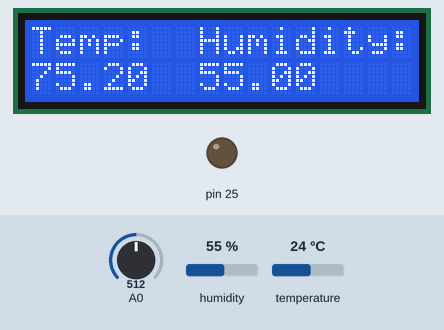
The sketch below on a simulated Arduino Mega 2560, built with avr-gcc and run on an emulated ATmega2560. Shown: 16×2 character LCD, output pins drawn as LEDs (lit = HIGH). Inputs (shaded band) come from the test bench; at power-on: humidity 55 %, temperature 24 °C, A0 = 512. What the sketch prints to the serial monitor is not drawn.

Above: at 1.2 s.
1.3 s: humidity set to 22 %
At 2.4 s:
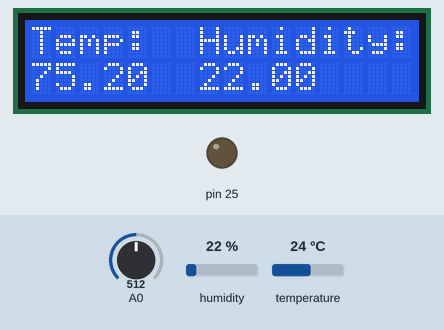
3.6 s: temperature set to 12 °C
At 4.8 s:
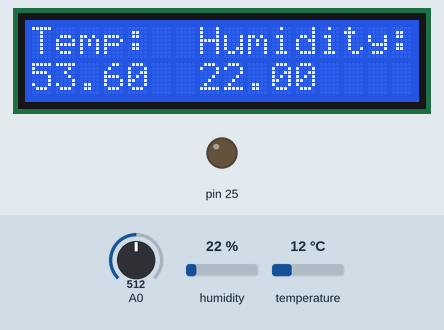
5.6 s: humidity set to 40 %
At 7.2 s:
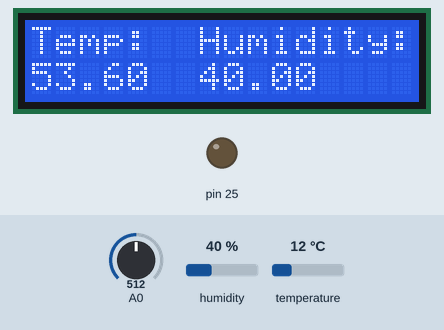
7.6 s: temperature set to 19 °C
At 9.5 s:
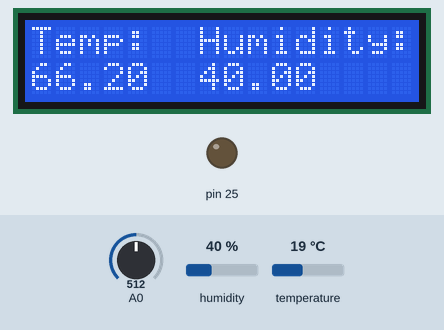
Timing chart, 0 to 10.6 s (numbered marks = the images above; inputs shaded):
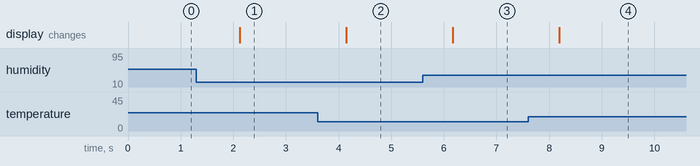

Measured:
- after the input at 1.3 s, the display: changes after 0.82 s (image 1)
- after the input at 3.6 s, the display: changes after 0.54 s (image 2)
- after the input at 5.6 s, the display: changes after 0.57 s (image 3)
- after the input at 7.6 s, the display: changes after 0.59 s (image 4)

The sketch:

lcd_screen_and_water_sense.ino
```cpp
#include <Adafruit_Sensor.h>

#include <LiquidCrystal.h>

#include <DHT.h>
#include <DHT_U.h>
#define DHTPIN 23
#define DHTTYPE DHT11
#define RDA 0x80
#define TBE 0x20
LiquidCrystal lcd(2, 3, 9, 10, 11, 12);
DHT dht(DHTPIN, DHTTYPE);

volatile unsigned char *myTCCR1A = (unsigned char *) 0x80;
volatile unsigned char *myTCCR1B = (unsigned char *) 0x81;
volatile unsigned char *myTCCR1C = (unsigned char *) 0x82;
volatile unsigned char *myTIMSK1 = (unsigned char *) 0x6F;
volatile unsigned int  *myTCNT1  = (unsigned  int *) 0x84;
volatile unsigned char *myTIFR1 =  (unsigned char *) 0x36;
volatile unsigned char *myUCSR0A = (unsigned char *)0x00C0;
volatile unsigned char *myUCSR0B = (unsigned char *)0x00C1;
volatile unsigned char *myUCSR0C = (unsigned char *)0x00C2;
volatile unsigned int  *myUBRR0  = (unsigned int *) 0x00C4;
volatile unsigned char *myUDR0   = (unsigned char *)0x00C6;

volatile unsigned char* my_ADMUX = (unsigned char*) 0x7C;
volatile unsigned char* my_ADCSRB = (unsigned char*) 0x7B;
volatile unsigned char* my_ADCSRA = (unsigned char*) 0x7A;
volatile unsigned int* my_ADC_DATA = (unsigned int*) 0x78;
volatile unsigned char* ddr_a = (unsigned char*) 0x21;
volatile unsigned char* port_a = (unsigned char*) 0x22;
void setup() {
  // put your setup code here, to run once:
 //
  U0init(9600);
  adc_init();
  lcd.begin(16, 2);
  dht.begin();
 // Serial.begin(9600);

  lcd.print("Temp:  Humidity:");
  //read pin a15 as adc signal input
  // set pin d25 as output, used for turning off or on
  //write d25 to low
  *ddr_a |= 0x8;
  *port_a &= 0x0;
  //ddr digital 25 or= to output
  //port digital 25 = 0
}

void loop() {
   my_delay(500);
  // put your main code here, to run repeatedly:
  //lcd.print("Temp:  Humidity:");

  //water sensor on

   //call adc func (send it analog port a15);
  //water sensor off
  //*port_a &= 0x0;
  lcd.setCursor(0, 1);

  float h = dht.readHumidity();
  float f = dht.readTemperature(true);
   if (isnan(h) || isnan(f)) {
    lcd.print("ERROR");
    return;
  }
   lcd.print(f);
  lcd.setCursor(7,1);
  lcd.print(h);
  water_sense();
}
void water_sense(){
//*port_a &= 0x8;
  my_delay(100);
  unsigned int adc_reading = adc_read(0);

 // Serial.print("ADC TEST: ");
 // print_int((adc_reading*5)/90);
  //print_int((((adc_reading*5)/1023)*284)-127);
  print_int (adc_reading);

}
void U0init(int U0baud)
{
 unsigned long FCPU = 16000000;
 unsigned int tbaud;
 tbaud = (FCPU / 16 / U0baud - 1);
 // Same as (FCPU / (16 * U0baud)) - 1;
 *myUCSR0A = 0x20;
 *myUCSR0B = 0x18;
 *myUCSR0C = 0x06;
 *myUBRR0  = tbaud;
}
void adc_init()
{
  // setup the A register
  *my_ADCSRA |= 0b10000000; // set bit   7 to 1 to enable the ADC
  *my_ADCSRA &= 0b11011111; // clear bit 6 to 0 to disable the ADC trigger mode
  *my_ADCSRA &= 0b11110111; // clear bit 5 to 0 to disable the ADC interrupt
  *my_ADCSRA &= 0b11111000; // clear bit 0-2 to 0 to set prescaler selection to slow reading
  // setup the B register
  *my_ADCSRB &= 0b11110111; // clear bit 3 to 0 to reset the channel and gain bits
  *my_ADCSRB &= 0b11111000; // clear bit 2-0 to 0 to set free running mode
  // setup the MUX Register
  *my_ADMUX  &= 0b01111111; // clear bit 7 to 0 for AVCC analog reference
  *my_ADMUX  |= 0b01000000; // set bit   6 to 1 for AVCC analog reference
  *my_ADMUX  &= 0b11011111; // clear bit 5 to 0 for right adjust result
  *my_ADMUX  &= 0b11100000; // clear bit 4-0 to 0 to reset the channel and gain bits
}
unsigned int adc_read(unsigned char adc_channel_num)
{
  // clear the channel selection bits (MUX 4:0)
  *my_ADMUX  &= 0b11100000;
  // clear the channel selection bits (MUX 5)
  *my_ADCSRB &= 0b11110111;
  // set the channel number
  if(adc_channel_num > 7)
  {
    // set the channel selection bits, but remove the most significant bit (bit 3)
    adc_channel_num -= 8;
    // set MUX bit 5
    *my_ADCSRB |= 0b00001000;
  }
  // set the channel selection bits
  *my_ADMUX  += adc_channel_num;
  // set bit 6 of ADCSRA to 1 to start a conversion
  *my_ADCSRA |= 0x40;
  // wait for the conversion to complete
  while((*my_ADCSRA & 0x40) != 0);
  // return the result in the ADC data register
  return *my_ADC_DATA;
}
void print_int(unsigned int out_num)
{
  // clear a flag (for printing 0's in the middle of numbers)
  unsigned char print_flag = 0;
  // if its greater than 1000
  if(out_num >= 1000)
  {
    // get the 1000's digit, add to '0'
    U0putchar(out_num / 1000 + '0');
    // set the print flag
    print_flag = 1;
    // mod the out num by 1000
    out_num = out_num % 1000;
  }
  // if its greater than 100 or we've already printed the 1000's
  if(out_num >= 100 || print_flag)
  {
    // get the 100's digit, add to '0'
    U0putchar(out_num / 100 + '0');
    // set the print flag
    print_flag = 1;
    // mod the output num by 100
    out_num = out_num % 100;
  }
  // if its greater than 10, or we've already printed the 10's
  if(out_num >= 10 || print_flag)
  {
    U0putchar(out_num / 10 + '0');
    print_flag = 1;
    out_num = out_num % 10;
  }
  // always print the last digit (in case it's 0)
  U0putchar(out_num + '0');
  // print a newline
  U0putchar('\n');
}
unsigned char U0kbhit()
{
  return *myUCSR0A & RDA;
}
unsigned char U0getchar()
{
  return *myUDR0;
}
void U0putchar(unsigned char U0pdata)
{
  while((*myUCSR0A & TBE)==0);
  *myUDR0 = U0pdata;
}
void my_delay(unsigned int freq)
{
  // calc period
  double period = 1.0/double(freq);
  // 50% duty cycle
  double half_period = period/ 2.0f;
  // clock period def
  double clk_period = 0.0000000625;
  // calc ticks
  unsigned int ticks = half_period / clk_period;
  // stop the timer
  *myTCCR1B &= 0xF8;
  // set the counts
  *myTCNT1 = (unsigned int) (65536 - ticks);
  // start the timer
  * myTCCR1B |= 0b00000001;
  // wait for overflow
  while((*myTIFR1 & 0x01)==0); // 0b 0000 0000
  // stop the timer
  *myTCCR1B &= 0xF8;   // 0b 0000 0000
  // reset TOV
  *myTIFR1 |= 0x01;
}
```
